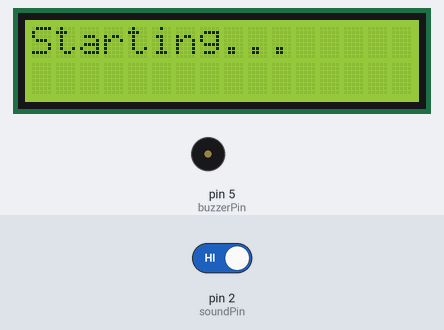
Bench run of a sketch on a simulated Arduino Uno, built with avr-gcc and run on an emulated ATmega328P. On the bench: 16×2 character LCD, buzzer (waves = sounding). The test bench sets the inputs (shaded band); at power-on: pin 2 (soundPin) HIGH. What the sketch prints to the serial monitor is not drawn.

Above: at 0.1 s.
3.3 s: pin 2 (soundPin) driven LOW
At 3.42 s:
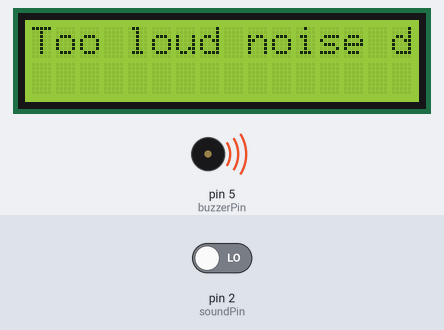
At 3.86 s:
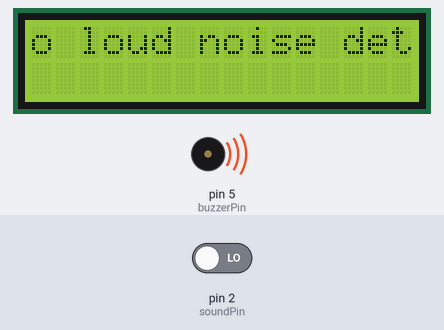
8.4 s: pin 2 (soundPin) driven HIGH
At 8.4 s:
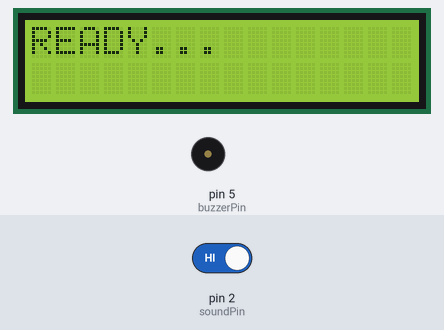
Timing chart, 0 to 11.4 s (numbered marks = the images above; inputs shaded):
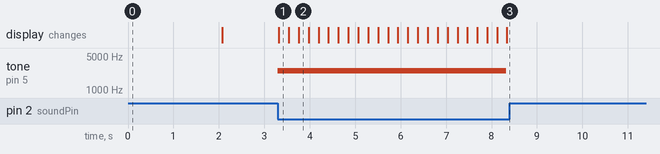

Measured:
- after the input at 3.3 s, tone on pin 5 (buzzerPin): silent → 2500 Hz at once, → silent 5.0 s later; the display: changes at once (image 1)
- after the input at 8.4 s, tone on pin 5 (buzzerPin): stays silent (without the input it goes to 2500 Hz after 0.24 s)

The sketch:

buzzer-sound-lcd.ino
```cpp
#include <LiquidCrystal_I2C.h>

int soundPin  = 2;     // sound sensor OUT
int buzzerPin = 5;     // buzzer pin

LiquidCrystal_I2C lcd(0x27, 16, 2);

bool buzzing = false;
unsigned long buzzStart = 0;

String scrollMsg = "Too loud noise detected!";
int scrollIndex = 0;

void setup() {
  Serial.begin(115200);
  while (!Serial);

  lcd.init();
  lcd.backlight();

  lcd.setCursor(0, 0);
  lcd.print("Starting...");
  delay(2000);
  lcd.clear();

  pinMode(soundPin, INPUT);
  pinMode(buzzerPin, OUTPUT);
}

void scrollText() {
  // Display 16 characters starting at scrollIndex
  lcd.clear();
  lcd.setCursor(0, 0);
  lcd.print(scrollMsg.substring(scrollIndex, scrollIndex + 16));

  scrollIndex++;
  if (scrollIndex > scrollMsg.length() - 16) {
    scrollIndex = 0;  // Loop back to start
  }
}

void loop() {
  int state = digitalRead(soundPin);

  // Noise detected
  if (!buzzing && state == LOW) {
    Serial.println("LOUD SOUND DETECTED!");
    tone(buzzerPin, 2500);

    scrollIndex = 0;   // restart scroll from beginning
    buzzStart = millis();
    buzzing = true;
  }

  // During buzzing → show scrolling text
  if (buzzing) {
    scrollText();
    delay(200);       // adjust speed (lower = faster)
  }

  // Stop after 5 seconds
  if (buzzing && millis() - buzzStart >= 5000) {
    noTone(buzzerPin);
    buzzing = false;

    lcd.clear();
    lcd.setCursor(0, 0);
    lcd.print("READY...");
    delay(300);
  }
}
```
